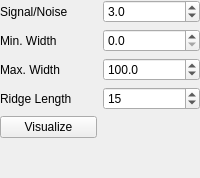
  <widget class="QDockWidget" name="dockWidget_6">
   <property name="windowTitle">
    <string>Peak Finder Algorithm</string>
   </property>
   <attribute name="dockWidgetArea">
    <number>1</number>
   </attribute>
   <widget class="QWidget" name="dockWidgetContents_6">
    <layout class="QGridLayout" name="gridLayout_18">
     <property name="margin">
      <number>0</number>
     </property>
     <item row="4" column="0">
      <widget class="QPushButton" name="pushButton">
       <property name="text">
        <string>Visualize</string>
       </property>
      </widget>
     </item>
     <item row="1" column="0">
      <widget class="QLabel" name="label_26">
       <property name="text">
        <string>Min. Width</string>
       </property>
      </widget>
     </item>
     <item row="0" column="0">
      <widget class="QLabel" name="label_24">
       <property name="text">
        <string>Signal/Noise</string>
       </property>
      </widget>
     </item>
     <item row="2" column="1">
      <widget class="QDoubleSpinBox" name="pfMaxWidth">
       <property name="decimals">
        <number>1</number>
       </property>
       <property name="maximum">
        <double>500.000000000000000</double>
       </property>
       <property name="value">
        <double>100.000000000000000</double>
       </property>
      </widget>
     </item>
     <item row="1" column="1">
      <widget class="QDoubleSpinBox" name="pfMinWidth">
       <property name="decimals">
        <number>1</number>
       </property>
      </widget>
     </item>
     <item row="3" column="0">
      <widget class="QLabel" name="label_23">
       <property name="text">
        <string>Ridge Length</string>
       </property>
      </widget>
     </item>
     <item row="3" column="1">
      <widget class="QSpinBox" name="pfRidgeLength">
       <property name="value">
        <number>15</number>
       </property>
      </widget>
     </item>
     <item row="2" column="0">
      <widget class="QLabel" name="label_25">
       <property name="text">
        <string>Max. Width</string>
       </property>
      </widget>
     </item>
     <item row="0" column="1">
      <widget class="QDoubleSpinBox" name="pfSNR">
       <property name="decimals">
        <number>1</number>
       </property>
       <property name="singleStep">
        <double>0.500000000000000</double>
       </property>
       <property name="value">
        <double>3.000000000000000</double>
       </property>
      </widget>
     </item>
     <item row="5" column="0">
      <spacer name="verticalSpacer_3">
       <property name="orientation">
        <enum>Qt::Vertical</enum>
       </property>
       <property name="sizeHint" stdset="0">
        <size>
         <width>20</width>
         <height>40</height>
        </size>
       </property>
      </spacer>
     </item>
    </layout>
   </widget>
  </widget>
